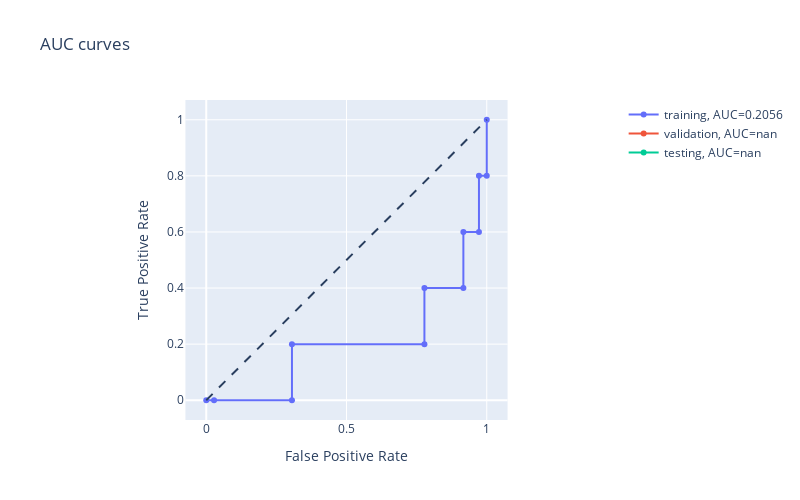

Notebook source saved alongside this figure:
### Code cell
# Are we interested in 0's or 1's predictions?
epoch = 50
fig = go.Figure()

for set in ['training', 'validation', 'testing']:
    if set == 'testing':
        df_plot = df[(df.phase == set)]
    else:
        df_plot = df[(df.epoch == epoch) & (df.phase == set)]
    y_true = df_plot.target
    y_score = np.array(df_plot.output.values.tolist())[:, 1]
    fpr, tpr, thr = roc_curve(y_true, y_score)
    name = f'{set}, AUC={auc(fpr, tpr):.4f}'

    fig.add_trace(go.Scatter(x=fpr, y=tpr, name=name, mode='markers+lines'))

fig.add_shape(
    type='line', line=dict(dash='dash'),
    x0=0, x1=1, y0=0, y1=1
)

fig.update_layout(
    xaxis_title='False Positive Rate',
    yaxis_title='True Positive Rate',
    yaxis=dict(scaleanchor="x", scaleratio=1),
    xaxis=dict(constrain='domain'),
    width=800, height=500,
    showlegend=True,
    title='AUC curves' 
)

fig.show()
fig.write_html(os.path.join(exp_path, 'auc.html'))

### Figure 1 — Plotly figure (JSON) as saved in the notebook; plotly's stock layout.template omitted (floating-point values rounded to 4 significant figures)
{"data": [{"mode": "markers+lines", "name": "training, AUC=0.2056", "type": "scatter", "x": [0, 0.02778, 0.3056, 0.3056, 0.7778, 0.7778, 0.9167, 0.9167, 0.9722, 0.9722, 1, 1], "y": [0, 0, 0, 0.2, 0.2, 0.4, 0.4, 0.6, 0.6, 0.8, 0.8, 1]}, {"mode": "markers+lines", "name": "validation, AUC=nan", "type": "scatter", "x": [0, 1], "y": [null, null]}, {"mode": "markers+lines", "name": "testing, AUC=nan", "type": "scatter", "x": [0, 1], "y": [null, null]}], "layout": {"height": 500, "shapes": [{"line": {"dash": "dash"}, "type": "line", "x0": 0, "x1": 1, "y0": 0, "y1": 1}], "showlegend": true, "title": {"text": "AUC curves"}, "width": 800, "xaxis": {"constrain": "domain", "title": {"text": "False Positive Rate"}}, "yaxis": {"scaleanchor": "x", "scaleratio": 1, "title": {"text": "True Positive Rate"}}}}
